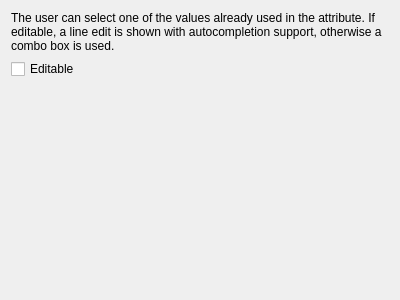
<?xml version="1.0" encoding="UTF-8"?>
<ui version="4.0">
 <class>QgsUniqueValuesConfigDlgBase</class>
 <widget class="QWidget" name="QgsUniqueValuesConfigDlgBase">
  <property name="geometry">
   <rect>
    <x>0</x>
    <y>0</y>
    <width>400</width>
    <height>300</height>
   </rect>
  </property>
  <property name="windowTitle">
   <string>Form</string>
  </property>
  <layout class="QFormLayout" name="formLayout">
   <property name="fieldGrowthPolicy">
    <enum>QFormLayout::AllNonFixedFieldsGrow</enum>
   </property>
   <item row="0" column="0" colspan="2">
    <widget class="QLabel" name="label">
     <property name="text">
      <string>The user can select one of the values already used in the attribute. If editable, a line edit is shown with autocompletion support, otherwise a combo box is used.</string>
     </property>
     <property name="wordWrap">
      <bool>true</bool>
     </property>
    </widget>
   </item>
   <item row="1" column="0" colspan="2">
    <widget class="QCheckBox" name="editableUniqueValues">
     <property name="text">
      <string>Editable</string>
     </property>
    </widget>
   </item>
  </layout>
 </widget>
 <resources/>
 <connections/>
</ui>
